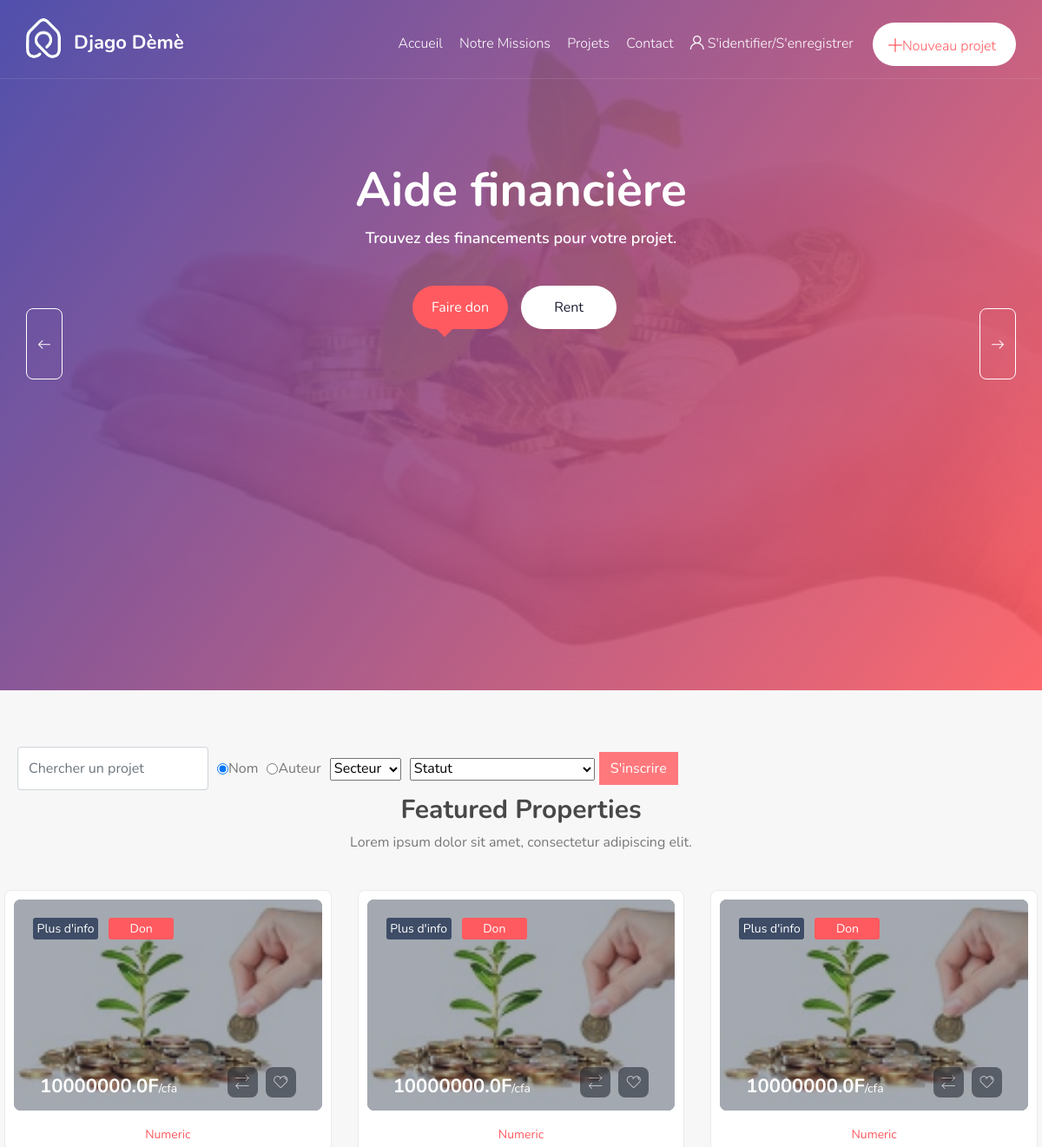
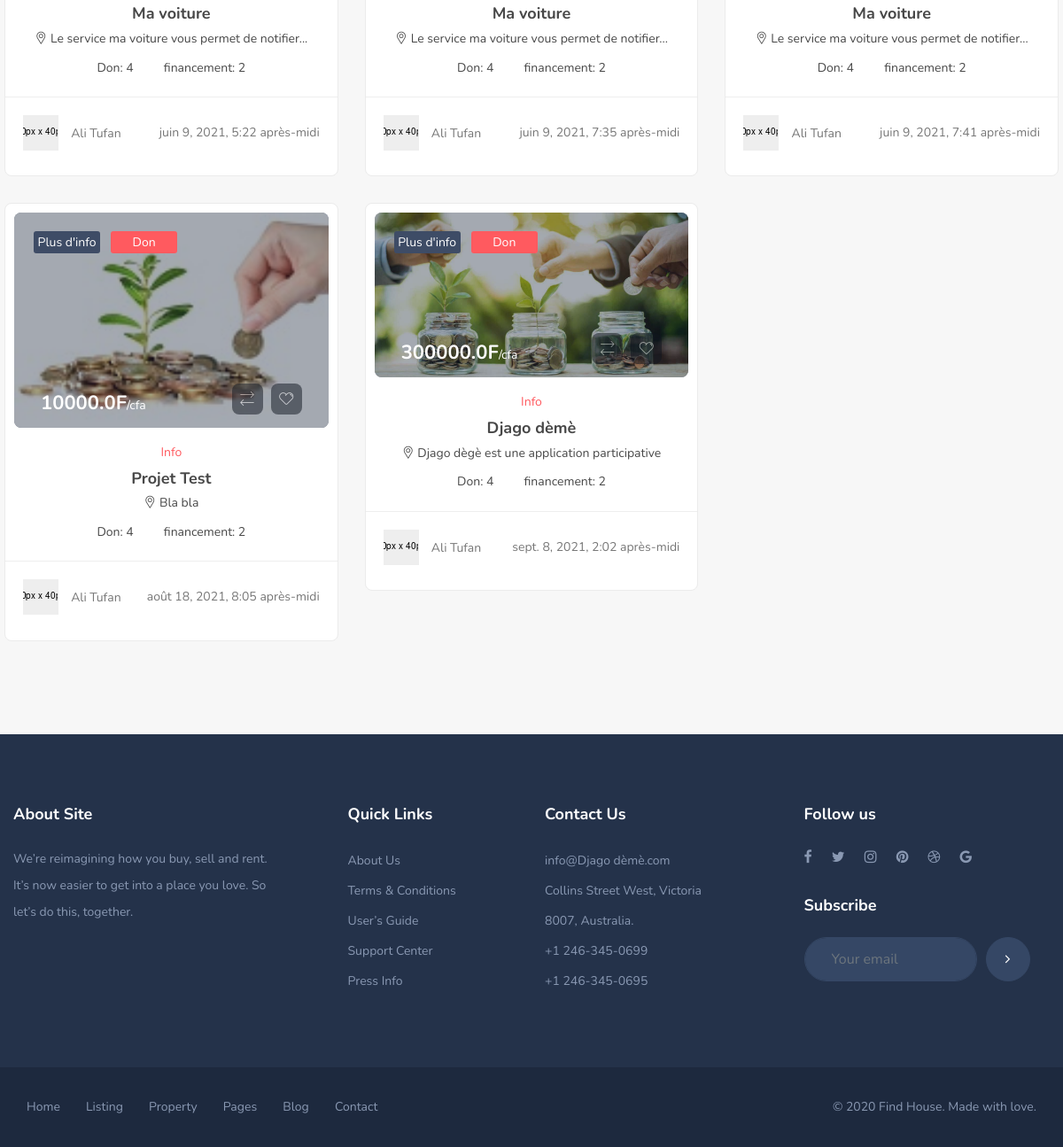
The page /djago/search/projets on the database its author committed (2 pictures, top to bottom).
### djago/models.py (models this page shows)
class Projet(models.Model):
    STATUT = [("SDI", "Stade d'Idée"),
              ('EGN', "En Gestation"),
              ('JLC', "Juste Lancé"),
              ('EAE', "En Activité"),
              ('C', "Cloturé")
              ]
    nom = models.CharField(null=False, blank=False, max_length=50, verbose_name='Nom du Projet')
    resume = models.CharField(null=False, blank=False, max_length=250, verbose_name='Description du Projet')
    couverture = models.ImageField(null=True, blank=True, verbose_name="Photo d'Illustration du Projet",
                                   upload_to="photos/")
    secteur = models.CharField(null=False, blank=False, max_length=50, verbose_name="Secteur d'Activité")
    budget = models.FloatField(null=False, blank=False, verbose_name="Budget du Projet")
    statut = models.CharField(null=False, blank=False, max_length=30, choices=STATUT, verbose_name="Statut du Projet")
    date_pub = models.DateTimeField(null=False, blank=False, max_length=30,
                                    verbose_name="Date de Publication du Projet",
                                    default=timezone.now)
    fiche_desc = models.FileField(null=True, blank=True, verbose_name="Fichier de Presentation du Projet")
    user = models.ForeignKey(Utilisateur, null=True, blank=False, on_delete=models.PROTECT)
    donateurs = models.ManyToManyField("Utilisateur", through="deme.Don", related_name="+")
    Investisseurs = models.ManyToManyField("Utilisateur", through="deme.Financement", related_name="+")

### djago/views.py (the view)
# urls.py: path('search/projets', views.liste_tous_projets, name='listeTousProjets'),
def liste_tous_projets(request):
    from .models import Projet
    projet_list = Projet.objects.exclude(statut='C')
    project_for_search = projet_list
    secteurs = []
    CHOIX_PIECES = {'CNI': "Carte Nationale d'Identité",
                    'NINA': "NINA",
                    'CIC': "Carte d'Identité Consulaire",
                    'PASSPORT': "PASSPORT"
                    }
    trouve = False
    for proj in project_for_search:
        trouve = False
        for elt in secteurs:
            if elt == proj.secteur:
                trouve = True
        if trouve is not True:
            secteurs.append(proj.secteur)
    paginator = Paginator(projet_list, 15)
    page = request.GET.get('page')
    try:
        projets = paginator.page(page)
    except PageNotAnInteger:
        projets = paginator.page(1)
    except EmptyPage:
        projets = paginator.page(paginator.num_pages)
    context = {
        'projets': projets,
        'paginate': True,
        'secteurs': secteurs,
        'pieces': CHOIX_PIECES
    }
    return render(request, 'djago/listeTousProjets.html', context)

### djago/templatetags/my_tags.py (called while the page is built)
@register.filter(is_safe=True)
def reste(chaine):
    if len(chaine) > 1: return chaine[1:]
    return chaine

### djago/templates/djago/listeTousProjets.html (shortened to what this page needs)
{% extends "base.html" %}
{% load static my_tags %}
{% block body %}
<section id="best-property" class="best-property bgc-f7">
	{% include 'djago/searchForm.html' %}
	{% if projets|length_is:"0" %}
		<div class="text-center">
		  Aucun projet.
		</div>
	{% else %}
		<div class="container ovh">
			<div class="row">
				<div class="col-lg-6 offset-lg-3">
					<div class="main-title text-center mb40">
						<h2>Featured Properties</h2>
						<p>Lorem ipsum dolor sit amet, consectetur adipiscing elit.</p>
					</div>
				</div>
			</div>
		</div>
		<div class="row" style="padding:5px;">
					{% for projet in projets %}
					<div class="col-sm-4 text-center">
						<div class="feat_property">
							<div class="thumb">
								{% if projet.couverture %}
								<img class="img-whp" src="{{projet.couverture.url}}" alt="fp1.jpg">
								{% else %}
								<img class="img-whp" src="{% static 'images/logo_r.jpg' %}" alt="">
								{% endif %}
								<div class="thmb_cntnt">
									<ul class="tag mb0">
										<li class="list-inline-item"><a href="{% url 'searchProjet' projet.id %}">Plus
												d'info</a></li>
										<li class="list-inline-item"><a href="#">Don</a></li>
									</ul>
									<ul class="icon mb0">
										<li class="list-inline-item"><a href="#"><span
													class="flaticon-transfer-1"></span></a></li>
										<li class="list-inline-item"><a href="#"><span
													class="flaticon-heart"></span></a></li>
									</ul>
									<a class="fp_price" href="#">{{projet.budget}}F<small>/cfa</small></a>
								</div>
							</div>
							<div class="details">
								<div class="tc_content">
									<p class="text-thm">{{projet.secteur}}</p>
									<h4>{{projet.nom|first}}</strong><span>{{projet.nom|reste}}</h4>
									<p><span class="flaticon-placeholder"></span> {{projet.resume}}</p>
									<ul class="prop_details mb0">
										<li class="list-inline-item"><a href="#">Don: 4</a></li>
										<li class="list-inline-item"><a href="#">financement: 2</a></li>
									</ul>
								</div>
								<div class="fp_footer">
									<ul class="fp_meta float-left mb0">
										<li class="list-inline-item"><a href="#"><img
													src="{% static 'images/property/pposter1.png' %}"
													alt="pposter1.png"></a></li>
										<li class="list-inline-item"><a href="#">Ali Tufan</a></li>
									</ul>
									<div class="fp_pdate float-right">{{projet.date_pub}}</div>
								</div>
							</div>
						</div>
					</div>
					{% endfor %}
		</div>
	{% endif %}
</section>
{% endblock %}

### templates/base.html (shortened to what this page needs)
<!DOCTYPE html>
{% load static %}
<html dir="ltr" lang="en">
<head>
	<link rel="stylesheet" href="{% static 'css/bootstrap.min.css' %}">
	<link rel="stylesheet" href="{% static 'css/style.css' %}">
	<link rel="stylesheet" href="{% static 'css/responsive.css' %}">
</head>
<body>
	<div class="wrapper">
		<header class="header-nav menu_style_home_one home4 navbar-scrolltofixed stricky main-menu">
			<div class="container-fluid p0">
				<nav>
					<a href="#" class="navbar_brand float-left dn-smd">
						<img class="logo1 img-fluid" src="{% static 'images/header-logo.png' %}" alt="header-logo.png">
						<span>Djago dèmè</span>
					</a>
					<ul id="respMenu" class="ace-responsive-menu text-right" data-menu-style="horizontal">
						<li>
							<a href="{% url 'accueil' %}"><span class="title">Accueil</span></a>
						</li>
						<li>
							<a href="#"><span class="title">Notre Missions</span></a>
						</li>
						<li>
							<a href="{% url 'listeTousProjets' %}"><span class="title">Projets</span></a>
						</li>
						<li class="last">
							<a href="contact.html"><span class="title">Contact</span></a>
						</li>
						{% if request.user.is_authenticated %}
						<li>
							<a href="#"><span class="title">Compte</span></a>
							<ul>
								<li><a href="#">Mes projet</a></li>
								<li><a href="#">Nouveau projet</a></li>
								<li><a href="#">Mes don</a></li>
								<li><a href="#">Nouveau don</a></li>
								<li><a href="#">Mes financements</a></li>
								<li><a href="#">Nouveau financement</a></li>
							</ul>
						</li>
						<li class="list-inline-item list_s"><a href="{% url 'profile' %}" class="btn flaticon-user"
								data-toggle=""> <span class="dn-lg">Profil</span></a></li>
						<li class="list-inline-item list_s"><a href="{% url 'deconnexion' %}"
								class="btn flaticon-logout" data-toggle=""> <span class="dn-lg">Deconnexion</span></a>
						</li>
						{% else %}
						<li class="list-inline-item list_s"><a href="{% url 'connexion' %}" class="btn flaticon-user"
								data-toggle=""> <span class="dn-lg">S'identifier/S'enregistrer</span></a></li>
						{% endif %}
						<li class="list-inline-item add_listing"><a href="{% url 'nouveauProjet' %}"><span
									class="flaticon-plus"></span><span class="dn-lg">Nouveau projet</span></a></li>
					</ul>
				</nav>
			</div>
		</header>
		{% block aide_block %}
		<div class="home-four">
			<div class="container-fluid p0">
				<div class="row">
					<div class="col-lg-12">
						<div class="main-banner-wrapper">
							<div class="banner-style-one owl-theme owl-carousel">
								<div class="slide slide-one"
									style="background-image: url(static/images/home/aide.jpg);height: 800px;"></div>
							</div>
							<div class="carousel-btn-block banner-carousel-btn">
								<span class="carousel-btn left-btn"><i class="flaticon-left-arrow-1 left"></i></span>
								<span class="carousel-btn right-btn"><i class="flaticon-right-arrow right"></i></span>
							</div>
						</div>
					</div>
				</div>
			</div>
			<div class="container home_iconbox_container">
				<div class="row posr">
					<div class="col-lg-12">
						<div class="home_content home4">
							<div class="home-text text-center">
								<h2 class="fz55">Aide financière</h2>
								<p class="fz18 color-white">Trouvez des financements pour votre projet.</p>
							</div>
							<div class="home_adv_srch_opt home4">
								<ul class="nav nav-pills" id="pills-tab" role="tablist">
									<li class="nav-item">
										<a class="nav-link active" id="pills-home-tab" data-toggle="pill"
											href="#pills-home" role="tab" aria-controls="pills-home"
											aria-selected="true">Faire don</a>
									</li>
									<li class="nav-item">
										<a class="nav-link" id="pills-profile-tab" data-toggle="pill"
											href="#pills-profile" role="tab" aria-controls="pills-profile"
											aria-selected="false">Rent</a>
									</li>
								</ul>
							</div>
						</div>
					</div>
				</div>
			</div>
		</div>
		{% endblock %}
		{% block body %}
		{% endblock %}
		<section class="footer_one">
			<div class="container">
				<div class="row">
					<div class="col-sm-6 col-md-6 col-lg-3 col-xl-3 pr0 pl0">
						<div class="footer_about_widget">
							<h4>About Site</h4>
							<p>We’re reimagining how you buy, sell and rent. It’s now easier to get into a place you
								love. So let’s do this, together.</p>
						</div>
					</div>
					<div class="col-sm-6 col-md-6 col-lg-3 col-xl-3">
						<div class="footer_qlink_widget">
							<h4>Quick Links</h4>
							<ul class="list-unstyled">
								<li><a href="#">About Us</a></li>
								<li><a href="#">Terms & Conditions</a></li>
								<li><a href="#">User’s Guide</a></li>
								<li><a href="#">Support Center</a></li>
								<li><a href="#">Press Info</a></li>
							</ul>
						</div>
					</div>
					<div class="col-sm-6 col-md-6 col-lg-3 col-xl-3">
						<div class="footer_contact_widget">
							<h4>Contact Us</h4>
							<ul class="list-unstyled">
								<li><a href="#">info@Djago dèmè.com</a></li>
								<li><a href="#">Collins Street West, Victoria</a></li>
								<li><a href="#">8007, Australia.</a></li>
								<li><a href="#">+1 246-345-0699</a></li>
								<li><a href="#">+1 246-345-0695</a></li>
							</ul>
						</div>
					</div>
					<div class="col-sm-6 col-md-6 col-lg-3 col-xl-3">
						<div class="footer_social_widget">
							<h4>Follow us</h4>
							<ul class="mb30">
								<li class="list-inline-item"><a href="#"><i class="fa fa-facebook"></i></a></li>
								<li class="list-inline-item"><a href="#"><i class="fa fa-twitter"></i></a></li>
								<li class="list-inline-item"><a href="#"><i class="fa fa-instagram"></i></a></li>
								<li class="list-inline-item"><a href="#"><i class="fa fa-pinterest"></i></a></li>
								<li class="list-inline-item"><a href="#"><i class="fa fa-dribbble"></i></a></li>
								<li class="list-inline-item"><a href="#"><i class="fa fa-google"></i></a></li>
							</ul>
							<h4>Subscribe</h4>
							<form class="footer_mailchimp_form">
								<div class="form-row align-items-center">
									<div class="col-auto">
										<input type="email" class="form-control mb-2" id="inlineFormInput"
											placeholder="Your email">
									</div>
									<div class="col-auto">
										<button type="submit" class="btn btn-primary mb-2"><i
												class="fa fa-angle-right"></i></button>
									</div>
								</div>
							</form>
						</div>
					</div>
				</div>
			</div>
		</section>
		<section class="footer_middle_area pt30 pb30">
			<div class="container">
				<div class="row">
					<div class="col-lg-6 col-xl-6">
						<div class="footer_menu_widget">
							<ul>
								<li class="list-inline-item"><a href="#">Home</a></li>
								<li class="list-inline-item"><a href="#">Listing</a></li>
								<li class="list-inline-item"><a href="#">Property</a></li>
								<li class="list-inline-item"><a href="#">Pages</a></li>
								<li class="list-inline-item"><a href="#">Blog</a></li>
								<li class="list-inline-item"><a href="#">Contact</a></li>
							</ul>
						</div>
					</div>
					<div class="col-lg-6 col-xl-6">
						<div class="copyright-widget text-right">
							<p>© 2020 Find House. Made with love.</p>
						</div>
					</div>
				</div>
			</div>
		</section>
	</div>
</body>
</html>

### djago/templates/djago/searchForm.html (shortened to what this page needs)
<div class="col-lg-12 detail-separator">
<form class="form-inline text-center" action="{% url 'newSearch' %}" method="get" accept-charset="utf-8">
  <div class="form-group" style="padding: 5px;">
      <input id="nom" class="form-control" name="nom" placeholder="Chercher un projet">
  </div>
  <div class="radio" style="padding: 5px;">
  <label>
    <input type="radio" name="filter_nom_auto" id="optionsRadios1" value="nom" checked>
    Nom
  </label>
</div>
<div class="radio" style="padding: 5px;">
  <label>
    <input type="radio" name="filter_nom_auto" id="optionsRadios2" value="auteur">
    Auteur
  </label>
</div>
 <div class="combobox" style="padding: 5px;">
    <select name="secteur" class="mdb-select md-form">
        <option value="tous" selected>Secteur</option>
      </select>
 </div>
 <div class="combobox" style="padding: 5px;">
    <select name="statut" class="mdb-select md-form">
        <option value="tous" selected>Statut</option>
      </select>
 </div>
   <button type="submit" class="btn btn-log btn-thm2">S'inscrire</button>
</form>
</div>

### static/css/responsive.css (style rules this page uses)
@media only screen and (max-width:1280px) { header.header-nav.menu_style_home_one a.navbar_brand { margin-top: 21px; } }
@media only screen and (max-width:1280px) { header.header-nav.menu_style_home_one .ace-responsive-menu > li > a { padding: 37px 20px 27px 5px; } }
@media only screen and (max-width:1200px) { header.header-nav.menu_style_home_one .ace-responsive-menu > li > a { padding: 37px 10px 27px 5px; } }
@media only screen and (max-width:1200px) { header.header-nav.menu_style_home_one ul.ace-responsive-menu li.add_listing { width: 165px; } }

### static/css/menu.css (style rules this page uses)
@media (min-width: 993px) { .main-menu { display: block; } }
.mm-page { -webkit-box-sizing:border-box;box-sizing:border-box;position:relative }
.mm-slideout { -webkit-transition:-webkit-transform .4s ease;transition:-webkit-transform .4s ease;-o-transition:transform .4s ease;transition:transform .4s ease;transition:transform .4s ease,-webkit-transform .4s ease;z-index:1 }

### static/css/ace-responsive-menu.css (style rules this page uses)
ul { margin: 0px; padding: 0px; }
.ace-responsive-menu { list-style: none; margin: 0; padding: 0; background-color: transparent; width:100%; }
.ace-responsive-menu li { list-style: none; }
.ace-responsive-menu > li { border: 0px; display: inline-block; margin: 0; padding: 0; text-align: left; }
.ace-responsive-menu li a { color:#c0c0c0; }
.ace-responsive-menu > li > a { display: block; position: relative; margin: 0; border: 0px; padding: 18px 20px 18px 5px; text-decoration: none; font-size: 16px; font-weight: 300; color: #979797; }

### static/css/slider.css (style rules this page uses)
.owl-carousel,.owl-carousel .owl-item { -webkit-tap-highlight-color:transparent;position:relative }
.owl-carousel { display:none;width:100%;z-index:0 }
.no-js .owl-carousel,.owl-carousel.owl-loaded { display:block }

### rows shown on the page
Projet: budget "10000000.0", secteur "Numeric", nom|first "M", nom|reste "a voiture", resume "Le service ma voiture vous permet de notifier...", date_pub "juin 9, 2021, 5:22 après-midi"
Projet: budget "10000000.0", secteur "Numeric", nom|first "M", nom|reste "a voiture", resume "Le service ma voiture vous permet de notifier...", date_pub "juin 9, 2021, 7:35 après-midi"
Projet: budget "10000000.0", secteur "Numeric", nom|first "M", nom|reste "a voiture", resume "Le service ma voiture vous permet de notifier...", date_pub "juin 9, 2021, 7:41 après-midi"
Projet: budget "10000.0", secteur "Info", nom|first "P", nom|reste "rojet Test", resume "Bla bla", date_pub "août 18, 2021, 8:05 après-midi"
Projet: couverture (picture), budget "300000.0", secteur "Info", nom|first "D", nom|reste "jago dèmè", resume "Djago dègè est une application participative", date_pub "sept. 8, 2021, 2:02 après-midi"
